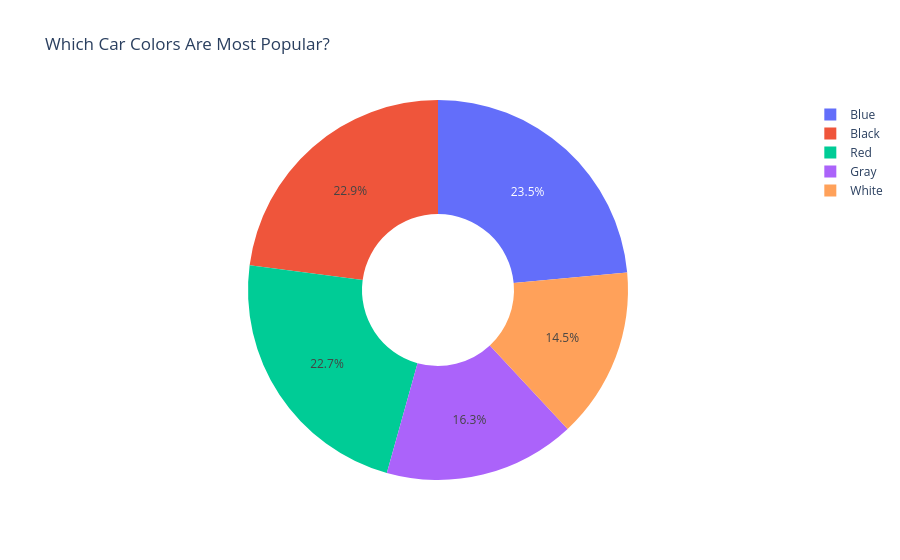

Notebook source saved alongside this figure:
### Code cell
fig = px.pie(
    df,
    names="Color",
    title="Which Car Colors Are Most Popular?",
    hole=0.4
)

fig.show()

### Figure 1 — Plotly figure (JSON) as saved in the notebook; plotly's stock layout.template omitted (floating-point values rounded to 4 significant figures; data arrays with more than 128 entries replaced by an {"elided": "..."} marker saying what was removed)
{"data": [{"domain": {"x": [0, 1], "y": [0, 1]}, "hole": 0.4, "hovertemplate": "Color=%{label}<extra></extra>", "labels": {"elided": "10000 str values"}, "legendgroup": "", "name": "", "showlegend": true, "type": "pie"}], "layout": {"legend": {"tracegroupgap": 0}, "title": {"text": "Which Car Colors Are Most Popular?"}}}
